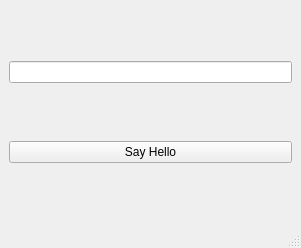
<?xml version="1.0" encoding="UTF-8"?>
<ui version="4.0">
 <class>MainWindow</class>
 <widget class="QMainWindow" name="MainWindow">
  <property name="geometry">
   <rect>
    <x>0</x>
    <y>0</y>
    <width>301</width>
    <height>248</height>
   </rect>
  </property>
  <property name="windowTitle">
   <string>MainWindow</string>
  </property>
  <widget class="QWidget" name="centralwidget">
   <layout class="QVBoxLayout" name="verticalLayout">
    <item>
     <widget class="QLineEdit" name="lineEdit"/>
    </item>
    <item>
     <widget class="QPushButton" name="pushButton">
      <property name="text">
       <string>Say Hello</string>
      </property>
     </widget>
    </item>
   </layout>
  </widget>
  <widget class="QMenuBar" name="menubar">
   <property name="geometry">
    <rect>
     <x>0</x>
     <y>0</y>
     <width>301</width>
     <height>24</height>
    </rect>
   </property>
  </widget>
  <widget class="QStatusBar" name="statusbar"/>
 </widget>
 <resources/>
 <connections/>
</ui>
